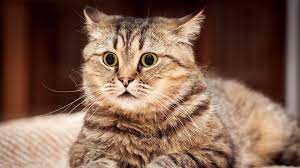
#> input picture Beginner Level/Task 4/cat.jpg, 300 x 168 px
$ jupyter execute 'Task 4 - Image to Pencil Sketch with Python.ipynb'
#> lines starting #> are read from the running program, lines starting #| are printed output that depends on the picture
# **Data Science Intern at LetsGrowMore Virtual Internship Program (Nov-2021)**

# **Beginner Level Task 4 - Image to Pencil Sketch with Python**

# **Author - Hiral Vaghela**

**Import the required libraries**

[cell 1]
import cv2
from matplotlib import pyplot as plt

**Read the image**

[cell 2]
image = cv2.imread('cat.jpg')
#> image is the input picture: shape (168, 300, 3); mean B, G, R 78.5, 95.5, 127.9
plt.figure(figsize=(10,10))
plt.imshow(cv2.cvtColor(image,cv2.COLOR_BGR2RGB),cmap='gray')
plt.show()

**Convert to gray scale**

[cell 3]
gray_image = cv2.cvtColor(image, cv2.COLOR_BGR2GRAY)
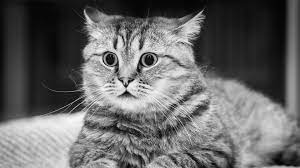
#> gray_image: shape (168, 300); min 1, max 249, mean 103.3
plt.figure(figsize=(10,10))
plt.imshow(gray_image,cmap='gray')
plt.show()

**Invert the grayscale image**

[cell 4]
inverted_image = 255 - gray_image
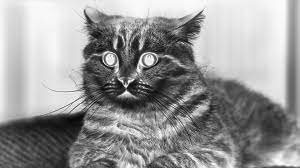
#> inverted_image: shape (168, 300); min 6, max 254, mean 151.7
plt.figure(figsize=(10,10))
plt.imshow(inverted_image,cmap='gray')
plt.show()

**Blur image using Gaussian Blur Function**

[cell 5]
blurred = cv2.GaussianBlur(inverted_image, (21, 21), 0)
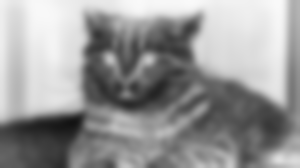
#> blurred: shape (168, 300); min 19, max 250, mean 151.7
plt.figure(figsize=(10,10))
plt.imshow(blurred,cmap='gray')
plt.show()

**Invert the blurred image**

[cell 6]
inverted_blurred = 255 - blurred
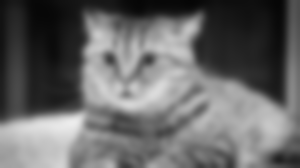
#> inverted_blurred: shape (168, 300); min 5, max 236, mean 103.3
pencil_sketch = cv2.divide(gray_image, inverted_blurred, scale=256.0)
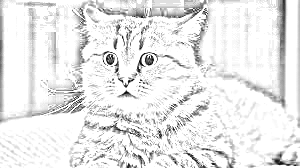
#> pencil_sketch: shape (168, 300); min 3, max 255, mean 233
